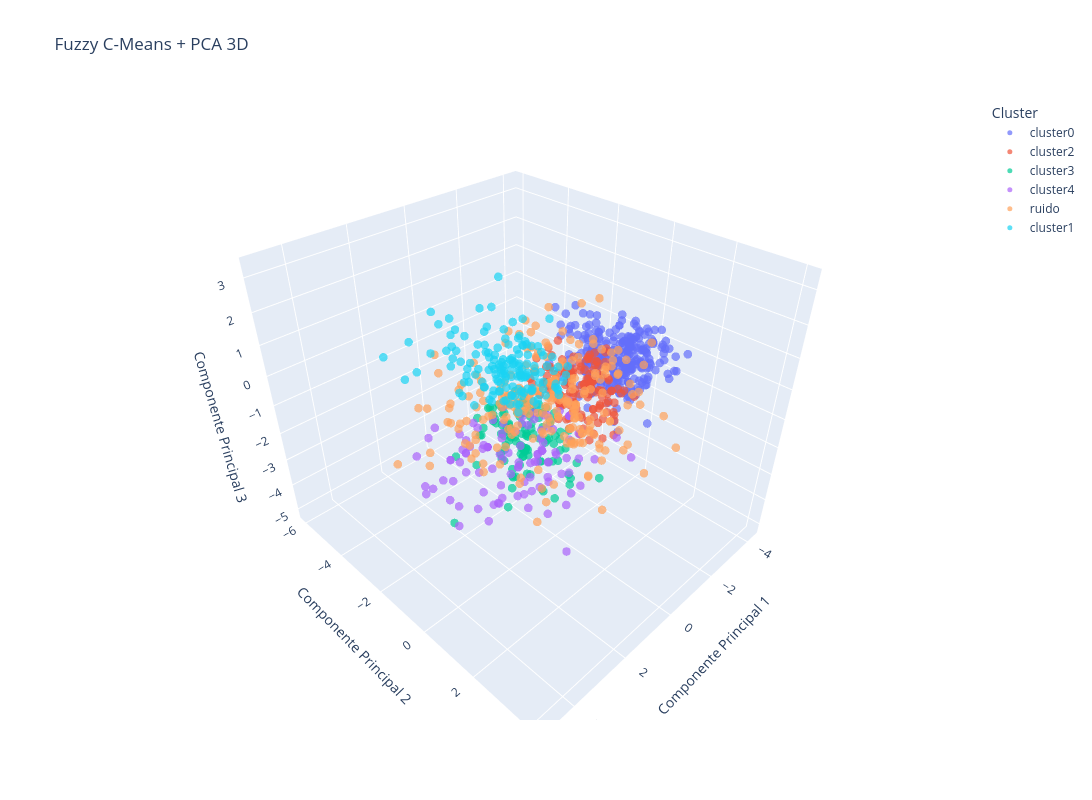

Source (notebook cell):
### Code cell
import pandas as pd
import numpy as np

from sklearn.decomposition import PCA
from sklearn.preprocessing import StandardScaler

import plotly.express as px

# ===============================
# Padronização
# ===============================

std = StandardScaler()
X_std = std.fit_transform(X)

# ===============================
# PCA com 3 componentes
# ===============================

pca = PCA(n_components=3)

X_pca = pca.fit_transform(X_std)

# ===============================
# DataFrame para visualização
# ===============================

df_plot = pd.DataFrame({
    'PCA1': X_pca[:, 0],
    'PCA2': X_pca[:, 1],
    'PCA3': X_pca[:, 2],
    'Cluster': y.astype(str),

    # Informações adicionais
    'Pokedex': df['num_pokedex'],
    'Nome': df['name'],
    'Tipo 1': df['type_1'],
    'Tipo 2': df['type_2'],
    'Total': df['total'],
    'HP': df['hp'],
    'Attack': df['attack'],
    'Defense': df['defense'],
    'Sp. Atk': df['sp_atk'],
    'Sp. Def': df['sp_def'],
    'Speed': df['speed']
})

# ===============================
# Plot 3D interativo
# ===============================

fig = px.scatter_3d(
    df_plot,
    x='PCA1',
    y='PCA2',
    z='PCA3',
    color='Cluster',
    hover_data={
        'Pokedex': True,
        'Nome': True,
        'Tipo 1': True,
        'Tipo 2': True,
        'Total': True,
        'HP': True,
        'Attack': True,
        'Defense': True,
        'Sp. Atk': True,
        'Sp. Def': True,
        'Speed': True,

        # Não mostrar duplicado
        'PCA1': False,
        'PCA2': False,
        'PCA3': False
    },
    opacity=0.7,
    title='Fuzzy C-Means + PCA 3D',
    width=1100,
    height=800
)

# Ajustando tamanho dos pontos
fig.update_traces(marker=dict(size=5))

# Layout
fig.update_layout(
    scene=dict(
        xaxis_title='Componente Principal 1',
        yaxis_title='Componente Principal 2',
        zaxis_title='Componente Principal 3'
    )
)

# ===============================
# Variância explicada
# ===============================

print('Variância explicada por componente:')
print(pca.explained_variance_ratio_)

print(f'\nVariância total explicada: {pca.explained_variance_ratio_.sum():.4f}')

# ===============================
# Exibindo gráfico
# ===============================

fig.show()

### Figure 1 — Plotly figure (JSON) as saved in the notebook; plotly's stock layout.template omitted (floating-point values rounded to 4 significant figures; data arrays with more than 128 entries replaced by an {"elided": "..."} marker saying what was removed)
{"data": [{"customdata": {"elided": "289x11 mixed values"}, "hovertemplate": "Cluster=cluster0<br>Pokedex=%{customdata[0]}<br>Nome=%{customdata[1]}<br>Tipo 1=%{customdata[2]}<br>Tipo 2=%{customdata[3]}<br>Total=%{customdata[4]}<br>HP=%{customdata[5]}<br>Attack=%{customdata[6]}<br>Defense=%{customdata[7]}<br>Sp. Atk=%{customdata[8]}<br>Sp. Def=%{customdata[9]}<br>Speed=%{customdata[10]}<extra></extra>", "legendgroup": "cluster0", "marker": {"color": "#636efa", "opacity": 0.7, "size": 5, "symbol": "circle"}, "mode": "markers", "name": "cluster0", "scene": "scene", "showlegend": true, "type": "scatter3d", "x": {"elided": "289 float values"}, "y": {"elided": "289 float values"}, "z": {"elided": "289 float values"}}, {"customdata": {"elided": "139x11 mixed values"}, "hovertemplate": "Cluster=cluster2<br>Pokedex=%{customdata[0]}<br>Nome=%{customdata[1]}<br>Tipo 1=%{customdata[2]}<br>Tipo 2=%{customdata[3]}<br>Total=%{customdata[4]}<br>HP=%{customdata[5]}<br>Attack=%{customdata[6]}<br>Defense=%{customdata[7]}<br>Sp. Atk=%{customdata[8]}<br>Sp. Def=%{customdata[9]}<br>Speed=%{customdata[10]}<extra></extra>", "legendgroup": "cluster2", "marker": {"color": "#EF553B", "opacity": 0.7, "size": 5, "symbol": "circle"}, "mode": "markers", "name": "cluster2", "scene": "scene", "showlegend": true, "type": "scatter3d", "x": {"elided": "139 float values"}, "y": {"elided": "139 float values"}, "z": {"elided": "139 float values"}}, {"customdata": {"elided": "117x11 mixed values"}, "hovertemplate": "Cluster=cluster3<br>Pokedex=%{customdata[0]}<br>Nome=%{customdata[1]}<br>Tipo 1=%{customdata[2]}<br>Tipo 2=%{customdata[3]}<br>Total=%{customdata[4]}<br>HP=%{customdata[5]}<br>Attack=%{customdata[6]}<br>Defense=%{customdata[7]}<br>Sp. Atk=%{customdata[8]}<br>Sp. Def=%{customdata[9]}<br>Speed=%{customdata[10]}<extra></extra>", "legendgroup": "cluster3", "marker": {"color": "#00cc96", "opacity": 0.7, "size": 5, "symbol": "circle"}, "mode": "markers", "name": "cluster3", "scene": "scene", "showlegend": true, "type": "scatter3d", "x": [1.67, 1.75, 1.02, 1.273, 1.135, 1.202, 1.493, 1.17, 0.5806, 0.851, 1.034, 0.5405, 0.4578, 1.945, 1.779, 1.124, 1.652, 0.5006, 1.477, 1.142, 1.291, 0.1081, 1.748, 1.251, 0.09847, 0.9677, 1.098, 1.546, 0.9444, 0.1732, 1.58, 0.44, 1.11, 0.7453, 0.6408, 0.7647, 1.068, 0.593, 1.246, 1.268, 1.982, 0.6425, 0.4985, 0.8733, 1.805, 0.9783, 2.837, 1.813, 0.0582, 0.8883, 0.9539, 1.097, 1.358, 1.074, 1.194, 1.836, 1.596, 2.025, 1.658, 1.778, 0.8733, 1.193, 0.8291, 0.5943, 0.9843, 1.014, 1.107, 1.23, 0.7902, 1.001, 1.097, 1.517, 0.9132, 0.9828, 2.245, 0.7568, 0.8837, 1.259, 1.27, 1.707, 1.81, 0.5234, 0.6933, 1.847, 1.297, 0.7557, 0.9072, 1.159, 0.9668, 1.879, 1.014, 1.093, 1.281, 0.6215, 1.133, 0.815, 1.428, 1.529, 1.622, 1.23, 0.8565, 0.7738, 1.378, 1.235, 1.76, 1.536, 1.636, 1.251, 1.493, 0.8224, 1.325, 0.8125, 1.649, 2.511, 1.041, 1.34, 1.994], "y": [0.225, -0.3749, -0.08741, 0.6831, -0.3343, 0.5119, 0.7321, -1.444, 0.3461, -0.2987, -0.2488, 0.9512, 1.9, -0.5553, 0.3176, -0.7576, -0.3206, 0.4982, -0.1996, -0.8391, -0.0007853, -0.236, -1.369, -1.033, -1.565, -0.2831, -0.1676, -0.3232, 0.1511, -0.1924, 0.8822, 0.8523, 0.2781, -0.6578, -0.2722, 0.4924, -0.2598, 0.4035, -0.7163, -1.248, 0.1666, -0.7758, 0.02233, 0.1742, -0.3902, -0.4737, -1.394, -0.2593, -1.032, -1.335, -0.5781, 1.454, -1.896, -1.42, -0.1666, -0.4056, -1.079, 0.1913, -0.1713, -2.457, 0.1742, -1.012, 0.9999, 0.3502, 0.9506, -2.154, -0.3963, -0.5082, -0.9253, -0.2379, -0.2147, 1.29, -1.258, 0.4191, 0.2584, -0.7935, -0.05589, -0.893, -0.01566, -0.2083, 0.01422, 0.1173, -0.1202, 0.153, -0.0698, 1.015, 0.4784, -0.3695, -1.252, -0.6449, -1.808, -0.3406, -0.2699, -0.61, -0.9282, 0.7888, 0.7863, -0.7649, 0.2559, 0.099, 0.7679, 1.362, -0.9597, 0.09505, -0.2541, -0.6243, 0.2263, -0.7112, 0.7321, -0.3842, 0.288, 1.133, 0.1317, -0.6659, -1.215, -0.008021, -0.9188], "z": [-0.8039, -0.7273, -0.7238, -0.6384, -0.9659, -0.267, -1.118, -0.6492, -1.239, -0.5043, -0.9759, -2.365, -1.611, -0.04103, -0.7614, -1.079, -0.592, -1.046, -0.9673, -0.9284, -0.7686, -0.9753, -1.251, -1.284, -1.405, -0.04861, -2.314, -0.8639, -0.9699, -1.054, -1.935, -0.9614, 0.2937, -0.1977, -0.2269, -1.672, -0.8279, -0.927, -1.344, -0.8714, -1.672, -0.4106, -1.33, -0.138, -0.3501, -0.8053, -3.864, -0.9548, -1.555, -0.946, -0.1758, -1.501, -1.125, -1.206, -0.1509, -1.47, -0.2348, -2.05, -1.814, -2.608, -0.138, -1.281, -0.8995, -0.2103, -0.9079, -2.063, -1.724, -1.131, -0.01453, -1.085, -1.427, -2.039, -0.8389, 0.1865, -2.551, -0.8129, -0.1214, -1.76, -1.223, -0.4056, -1.905, -1.21, -0.5526, -1.77, -1.338, -0.3458, -1.617, -1.368, -0.6111, -0.3195, -0.9077, -1.794, -1.941, -1.972, -0.2617, -0.4781, -2.163, -1.676, -0.9174, -2.096, -1.439, -1.221, -0.1914, 0.05785, -0.3891, -1.852, -1.161, -0.761, -1.118, -1.924, -0.5389, -1.736, 0.1947, -1.46, -0.5701, -1.276, -0.6274]}, {"customdata": {"elided": "107x11 mixed values"}, "hovertemplate": "Cluster=cluster4<br>Pokedex=%{customdata[0]}<br>Nome=%{customdata[1]}<br>Tipo 1=%{customdata[2]}<br>Tipo 2=%{customdata[3]}<br>Total=%{customdata[4]}<br>HP=%{customdata[5]}<br>Attack=%{customdata[6]}<br>Defense=%{customdata[7]}<br>Sp. Atk=%{customdata[8]}<br>Sp. Def=%{customdata[9]}<br>Speed=%{customdata[10]}<extra></extra>", "legendgroup": "cluster4", "marker": {"color": "#ab63fa", "opacity": 0.7, "size": 5, "symbol": "circle"}, "mode": "markers", "name": "cluster4", "scene": "scene", "showlegend": true, "type": "scatter3d", "x": [1.745, 2.122, 1.436, 1.525, 2.542, 2.558, 2.952, 4.173, 2.895, 1.745, 1.583, 2.526, 2.546, 4.293, 4.396, 2.895, 1.625, 1.723, 2.882, 2.904, 2.882, 4.193, 4.277, 2.895, 2.675, 1.706, 1.598, 1.874, 1.922, 1.789, 2.594, 2.47, 4.268, 4.283, 2.954, 4.351, 2.895, 2.785, 2.895, 4.917, 2.895, 1.106, 1.106, 1.106, 2.262, 1.282, 1.825, 1.29, 2.887, 2.445, 2.599, 2.501, 2.501, 4.322, 4.271, 2.861, 3.955, 2.513, 2.992, 2.867, 1.76, 1.597, 3.056, 1.691, 4.293, 4.293, 3.053, 2.924, 2.39, 2.895, 2.243, 2.417, 4.284, 4.33, 2.174, 2.396, 2.934, 2.983, 2.821, 1.766, 2.333, 2.754, 1.592, 1.701, 2.75, 3.812, 3.812, 4.38, 2.218, 2.474, 2.51, 1.595, 2.338, 2.342, 2.152, 2.335, 2.39, 2.229, 2.389, 2.6, 3.976, 4.011, 2.678, 2.116, 2.839, 2.811, 2.73], "y": [1.017, 0.6664, 1.225, 2.152, 0.9761, 0.6403, -0.1868, 1.842, 0.2466, 1.017, 1.908, 1.369, 0.487, -0.5712, -0.1131, 0.2466, 1.743, 0.7013, 0.8271, 0.7496, 1.293, 0.5564, 0.8497, 0.2466, 3.454, 1.337, 1.069, 0.8618, 0.9393, 1.293, -0.2429, 1.739, 0.159, 0.7152, -0.04635, -0.72, 0.2466, 1.683, 0.2466, 0.319, 0.2466, 1.324, 1.324, 1.324, 1.555, 1.808, 0.3167, 1.437, 0.7827, -0.02361, 0.7575, 1.588, 1.588, 0.433, -0.2776, 0.7602, 0.5781, 1.159, 0.6828, 0.6611, 1.248, 1.783, 0.2069, 1.428, 0.5304, 0.5304, 0.7888, -0.4012, 0.2285, -0.5746, 1.453, 1.049, 0.02257, 0.6185, 3.612, 1.574, 0.1074, -0.543, 1.173, 1.966, 2.225, 1.958, 2.11, 0.2705, 1.921, 0.5146, 0.5146, 1.529, 4.067, 2.531, 1.607, 1.434, 2.488, 0.7855, 1.606, 1.186, 1.863, 1.625, 1.171, 1.358, 0.5281, 1.461, 1.1, 1.607, -0.1675, 0.3043, 0.5222], "z": [-0.4622, 0.4172, -0.6406, -1.061, -0.5444, -0.2751, 0.4129, -0.1919, -0.1313, -0.4622, -1.431, -0.6529, 1.034, -1.317, -0.7919, -0.1313, -0.3512, 0.5523, 0.8971, -1.491, -1.093, -1.72, 0.5312, -0.1313, 1.192, 0.3707, 0.2244, 0.5175, -0.7666, -0.6506, -0.504, 0.5926, -0.4348, -0.9043, -1.09, -0.1505, -0.1313, -0.748, -0.1313, -0.1246, -0.1313, 0.4582, 0.4582, 0.4582, 1.177, 0.2585, -0.6421, 1.071, -0.2165, 0.3317, -0.8749, 0.1757, 0.1757, -0.8582, 0.6101, 0.5533, 0.5627, -0.938, -1.648, -0.1419, -1.185, 0.2271, -1.541, -0.3077, 0.4211, 0.4211, -1.559, -0.4633, -0.133, -0.3698, 0.6826, -1.482, 1.075, -0.1418, 1.593, -0.9312, -0.2368, -1.358, 0.8084, -0.6103, -0.151, 0.6669, -0.1771, 0.2114, 0.9706, 0.3409, 0.3409, -0.3915, 1.334, -0.854, -0.0322, 0.9065, -2.557, -0.6287, -0.2569, -0.4198, -1.64, 1.205, -1.892, 0.9654, 0.9903, -1.069, -0.4112, -0.9062, 0.2132, -0.8397, -1.311]}, {"customdata": {"elided": "222x11 mixed values"}, "hovertemplate": "Cluster=ruido<br>Pokedex=%{customdata[0]}<br>Nome=%{customdata[1]}<br>Tipo 1=%{customdata[2]}<br>Tipo 2=%{customdata[3]}<br>Total=%{customdata[4]}<br>HP=%{customdata[5]}<br>Attack=%{customdata[6]}<br>Defense=%{customdata[7]}<br>Sp. Atk=%{customdata[8]}<br>Sp. Def=%{customdata[9]}<br>Speed=%{customdata[10]}<extra></extra>", "legendgroup": "ruido", "marker": {"color": "#FFA15A", "opacity": 0.7, "size": 5, "symbol": "circle"}, "mode": "markers", "name": "ruido", "scene": "scene", "showlegend": true, "type": "scatter3d", "x": {"elided": "222 float values"}, "y": {"elided": "222 float values"}, "z": {"elided": "222 float values"}}, {"customdata": {"elided": "151x11 mixed values"}, "hovertemplate": "Cluster=cluster1<br>Pokedex=%{customdata[0]}<br>Nome=%{customdata[1]}<br>Tipo 1=%{customdata[2]}<br>Tipo 2=%{customdata[3]}<br>Total=%{customdata[4]}<br>HP=%{customdata[5]}<br>Attack=%{customdata[6]}<br>Defense=%{customdata[7]}<br>Sp. Atk=%{customdata[8]}<br>Sp. Def=%{customdata[9]}<br>Speed=%{customdata[10]}<extra></extra>", "legendgroup": "cluster1", "marker": {"color": "#19d3f3", "opacity": 0.7, "size": 5, "symbol": "circle"}, "mode": "markers", "name": "cluster1", "scene": "scene", "showlegend": true, "type": "scatter3d", "x": {"elided": "151 float values"}, "y": {"elided": "151 float values"}, "z": {"elided": "151 float values"}}], "layout": {"height": 800, "legend": {"title": {"text": "Cluster"}, "tracegroupgap": 0}, "scene": {"domain": {"x": [0, 1], "y": [0, 1]}, "xaxis": {"title": {"text": "Componente Principal 1"}}, "yaxis": {"title": {"text": "Componente Principal 2"}}, "zaxis": {"title": {"text": "Componente Principal 3"}}}, "title": {"text": "Fuzzy C-Means + PCA 3D"}, "width": 1100}}
